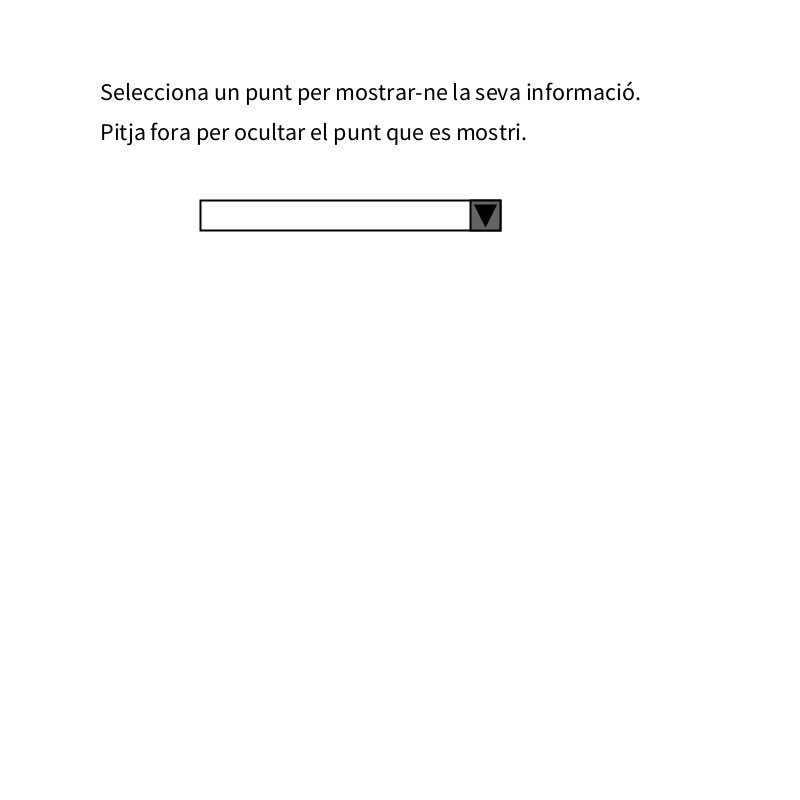
Frame 1 (no input)
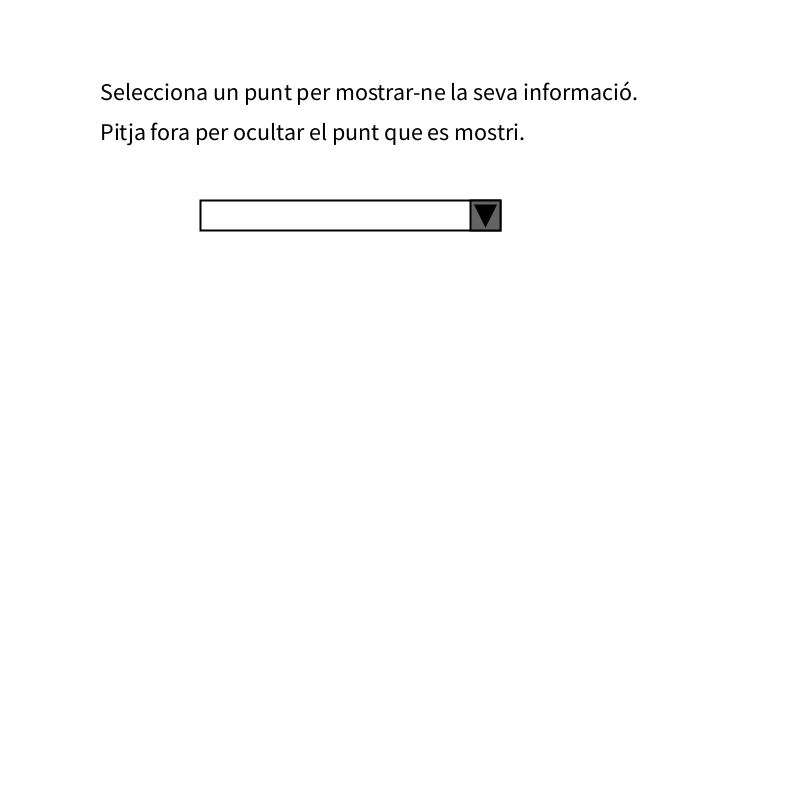
Frame 60 (the mouse pressed at the canvas centre just before this capture)
Frame 120 (the mouse held since frame 60 and released just before this capture): identical to frame 60, image omitted

The Processing sketch that drew these frames (run headless with seeded random() and noise(); from frame 60 on, the mouse is pressed at the canvas centre):

// Processing sketch: select_to_show_info_points_001
// ── select_to_show_info_points_001.pde
// Components de la GUI
// Select Desplegable

// Selects de la GUI
Select s;

// Opció seleccionada (-1: cap)
int n = -1;

// Valors dels Selects
String[] infoSelect;

// Dimensions dels botons
float selectW = 300, selectH = 30;

// Array de Punts
Punt[] punts;


void setup(){
  
  size(800, 800);      // Dimensions de la Pantalla
  
    // Crea l'array de Punts
  punts = new Punt[5];
  
  // Emplena l'array de Punts
  punts[0] = new Punt("A", 5, -3, 0);
  punts[1] = new Punt("B", 15, 30, 10);
  punts[2] = new Punt("C", -5, 3, 0);
  punts[3] = new Punt("D", 0, 13, 20);
  punts[4] = new Punt("E", 11, 4, -10);
  
  infoSelect = new String[punts.length];
  
  // Crea l'array d'informació a partir dels punts
  infoSelect = new String[punts.length];
  for(int i=0; i<punts.length; i++){
    infoSelect[i] = punts[i].getInfo();
  }
  
  // Creació dels selects
  s = new Select(infoSelect, width/4, height/4, selectW, selectH);
}

void draw(){
  
  // Fons de la finestra
  background(255);
  
  fill(0); textSize(24);
  text("Selecciona un punt per mostrar-ne la seva informació.", 100, 100);
  text("Pitja fora per ocultar el punt que es mostri.", 100, 140);
  
  // Mostra informació del punt seleccionat
  if(n!=-1){
    punts[n].dibuixaInfo(width - 260,height - 300, 250, 250);
  }
  
  // Dibuixa el select
  s.display();
  
  
  // Actualitza forma del cursor
  updateCursor();
  
}

// En cas de pitjar el ratolí
void mousePressed(){
  
  // Si pitjam sobre el select
  if(s.mouseOverSelect() && s.enabled){
    if(!s.collapsed){
      s.update();      // Actualitzar valor
      n = s.clickedOption(); 
    }
    s.toggle();        // Plegar o desplegar
  }
  // Si pitjam fora, reseteam el select
  else {
    s.reset();
    n = -1;
  }
}

// Modifica el color segons Select 1
void updateColor(){
  if(s.selectedValue=="RED"){

  }
  else if(s.selectedValue=="GREEN"){

  }
  else if(s.selectedValue=="BLUE"){

  }
}

 // Modifica el cursor
void updateCursor(){
  if((s.mouseOverSelect() && s.enabled)){
      cursor(HAND);
  }
  else {
     cursor(ARROW);
  }
}

// ── Punt.pde

class Punt {
  
  // Propietats del Punt
  String nom;
  float x, y, z;
  
  // Constructor del Punt
  Punt(String n, float x, float y, float z){ 
    this.nom = n;
    this.x = x;
    this.y = y;
    this.z = z;
  }
  
  String getInfo(){
    return this.nom+":("+x+", "+y+", "+z+")";
  }
  
  void dibuixaInfo(float x, float y, float w, float h){
    fill(100, 100, 200);
    rect(x, y, w, h, 25);
    fill(0); textSize(40);
    text("PUNT:", x + 10, y + 50);
    textSize(24);
    text(getInfo(), x+ 10, y + 100);
  }
  
}

// ── Select.pde

class Select {
  
  float x, y, w, h;          // Posició i dimensions
  String[] texts;            // Valors possibles
  String selectedValue;      // Valor Seleccionat
  
  boolean collapsed = true;  // Plegat / Desplegat
  boolean enabled;           // Abilitat / desabilitat
  
  float lineSpace = 15;      // Espai entre línies
  
  Select(String[] texts, float x, float y, float w, float h){
    
    this.texts = texts;
    this.selectedValue = "";
    this.x = x;
    this.y = y;
    this.w = w;
    this.h = h;
    this.enabled = true;
    this.collapsed = true;
  }
  
  void reset(){
    this.selectedValue = "";
  }
  
  void display(){
    pushStyle();
    stroke(0); strokeWeight(2); fill(255);
    rect(x, y, w, h);
    
    fill(100);
    rect(x + w - 30, y, 30, h);
    
    fill(0); stroke(0);
    triangle(x + w - 25, y+5, x + w - 15, y + 25, x + w - 5 , y+5);
    
    fill(0); textSize(14); 
    text(selectedValue, x + 10, y + 20);
    
    if(!this.collapsed){
      
      fill(255); stroke(0);
      rect(x, y+h, w, (h + lineSpace)*texts.length);
      
      for(int i=0; i<texts.length; i++){
        
        if(i== clickedOption()){
          fill(200); noStroke();
          rect(x+4, y+4 + h + (h + lineSpace)*i - 2, w -8, h + lineSpace - 8);
        }
        
        fill(0);
        text(texts[i], x + 10, y + h + 25 + (h + lineSpace)*i);
      }
    }
    popStyle();
  }
  
  void setCollapsed(boolean b){
    this.collapsed = b;
  }
  
  void toggle(){
    this.collapsed = !this.collapsed;
  }
  
  
  void update(){
    int option = clickedOption();
    selectedValue = texts[option];
  }
  
 // Indica si el cursor està sobre el select
 boolean mouseOverSelect(){
   if(this.collapsed){
     return (mouseX >= x) && 
            (mouseX <= x + w) && 
            (mouseY >= y) && 
            (mouseY <= y + h); 
   }
   else {
     return (mouseX>= x) && 
            (mouseX<= x + w) && 
            (mouseY>= y) && 
            (mouseY<= y + h + (h + lineSpace)*texts.length); 
   }
 }
 
 int clickedOption(){
   int i = (int)map(mouseY, y + h, y + h + (h + lineSpace)*texts.length, 
                            0, texts.length);
   return i;
 }
  
}
